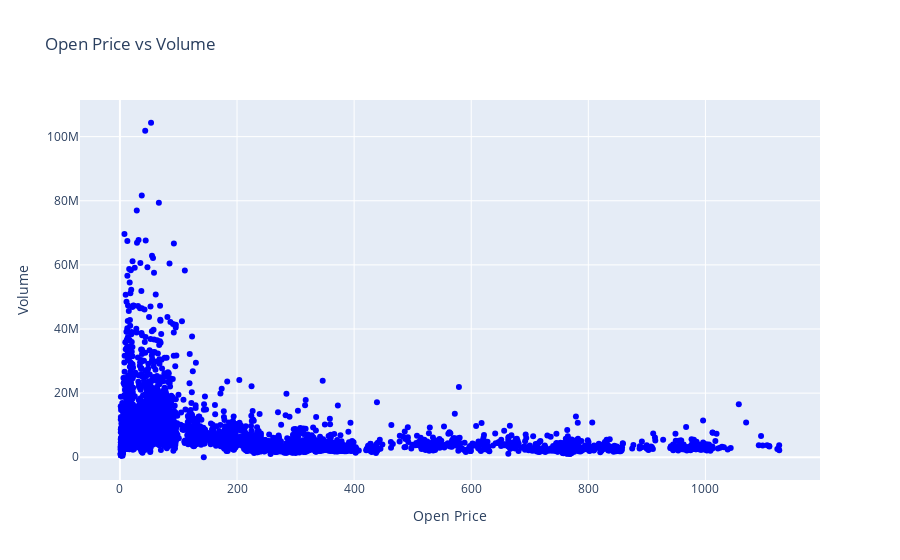

Source (notebook cell):
### Markdown cell above
**However in the previous output title, x-axis and y-axis labels are missing. Let us use the `update_layout` function to update the title and labels.**

### Code cell
# Here we update these values under function attributes such as title,xaxis_title and yaxis_title
fig.update_layout(title='Open Price vs Volume', xaxis_title='Open Price', yaxis_title='Volume')
# Display the figure
fig.show()

### Figure 1 — Plotly figure (JSON) as saved in the notebook; plotly's stock layout.template omitted (floating-point values rounded to 4 significant figures; data arrays with more than 128 entries replaced by an {"elided": "..."} marker saying what was removed)
{"data": [{"marker": {"color": "blue"}, "mode": "markers", "type": "scatter", "x": {"elided": "5153 float values"}, "y": {"elided": "5153 int values"}}], "layout": {"title": {"text": "Open Price vs Volume"}, "xaxis": {"title": {"text": "Open Price"}}, "yaxis": {"title": {"text": "Volume"}}}}
